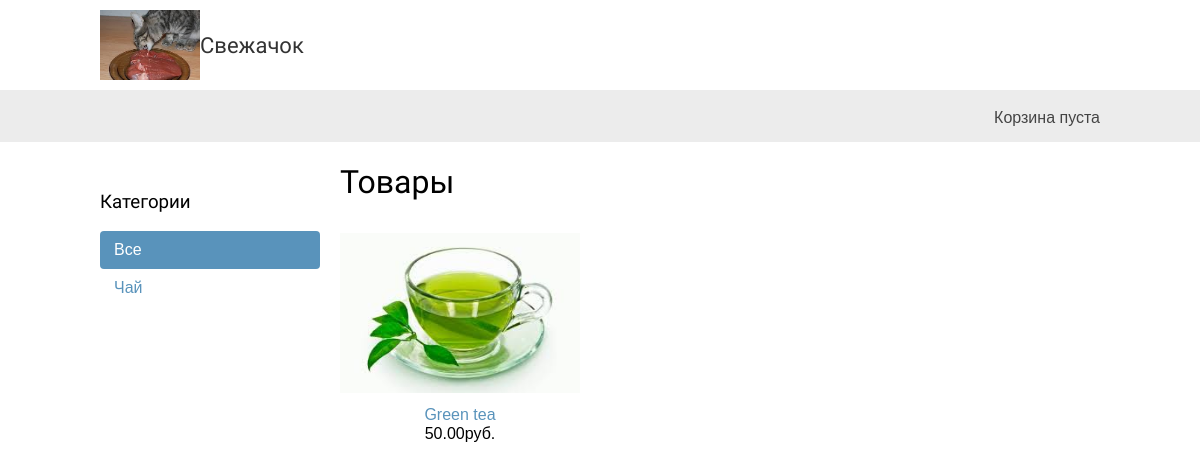
The app's page /, older data.
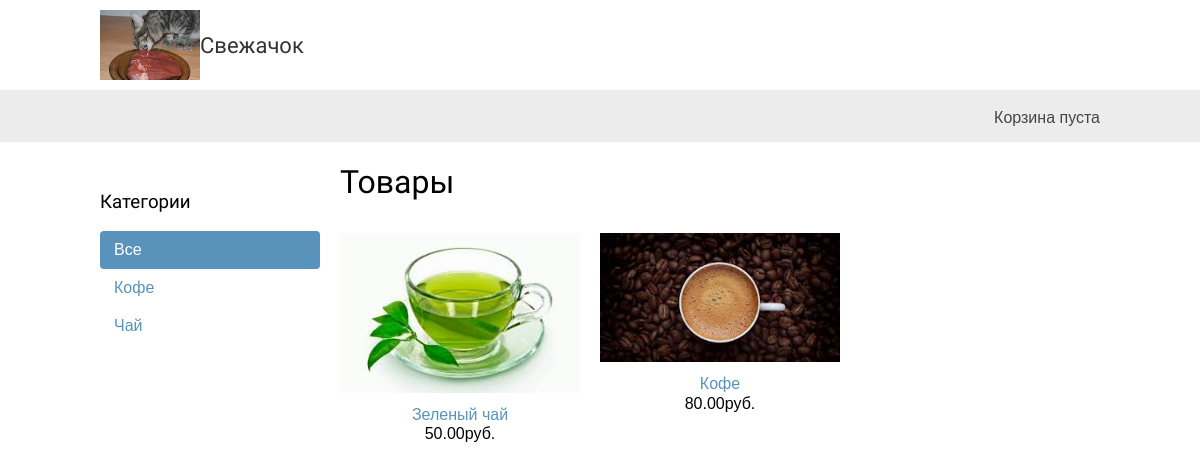
The same page, newer data.
### shop/models.py (models this page shows, shortened)
class Category(models.Model):
	name = models.CharField(max_length=200, db_index=True)
	slug = models.SlugField(max_length=200, unique=True)
	class Meta():
		ordering = ('name',)
		verbose_name = 'Категория'
		verbose_name_plural = 'Категории'
	def get_absolute_url(self):
		return reverse('shop:product_list_by_category', args=[self.slug])

class Product(models.Model):
	category = models.ForeignKey(Category, related_name='Товары', on_delete=models.CASCADE)
	name = models.CharField(max_length=200, db_index=True)
	slug = models.SlugField(max_length=200, db_index=True)
	image = models.ImageField(upload_to='products/%Y/%m/%d', blank=True)
	description = models.TextField(blank=True)
	price = models.DecimalField(max_digits=10, decimal_places=2)
	available = models.BooleanField(default=True, name='available')
	created = models.DateTimeField(auto_now_add=True)
	updated = models.DateTimeField(auto_now=True)
	class Meta():
		ordering = ('name',)
		index_together = (('id', 'slug'),)
		verbose_name = 'Товар'
		verbose_name_plural = 'Товары'
	def get_absolute_url(self):
		return reverse('shop:product_detail', args=[self.id, self.slug])

### shop/views.py (the view)
# urls.py: path('', views.product_list, name='product_list'),
def product_list(request, category_slug=None):
    category = None
    categories = Category.objects.all()
    products = Product.objects.filter(available=True)
    if category_slug:
        category = get_object_or_404(Category, slug=category_slug)
        products = products.filter(category=category)
    return render(request,
                  'shop/product/list.html',
                  {'category': category,
                   'categories': categories,
                   'products': products})

### cart/cart.py (called while the page is built)
    def __len__(self):
        return sum(item['quantity'] for item in self.cart.values())

### shop/context_processors.py (called while the page is built)
def cart(request):
	return {'cart': Cart(request)}

### shop/templates/shop/product/list.html (shortened to what this page needs)
{% extends "shop/base.html" %}
{% load static %}
{% block content %}
  <div id="sidebar">
    <h3>Категории</h3>
    <ul>
      <li {% if not category %}class="selected"{% endif %}>
        <a href="{% url 'shop:product_list' %}">Все</a>
      </li>
      {% for c in categories %}
        <li {% if category.slug == c.slug %}class="selected"{% endif %}>
          <a href="{{ c.get_absolute_url }}">{{ c.name }}</a>
        </li>
      {% endfor %}
    </ul>
  </div>
  <div id="main" class="product-list">
    <h1>{% if category %}{{ category.name }}{% else %}Товары{% endif %}</h1>
    {% for product in products %}
      <div class="item">
        <a href="{{ product.get_absolute_url }}">
          <img src="{% if product.image %}{{ product.image.url }}{% else %}{% static 'img/no_image.png' %}{% endif %}">
        </a>
        <a href="{{ product.get_absolute_url }}">{{ product.name }}</a><br>
        {{ product.price }}руб.
      </div>
    {% endfor %}
  </div>
{% endblock %}

### shop/templates/shop/base.html (shortened to what this page needs)
{% load static %}
<!DOCTYPE html>
<html>
<head>
	<link rel="stylesheet" type="text/css" href="{% static 'css/base.css' %}">
</head>
<body>
	<div id="header">
		<a href="/" class="logo" style="display: flex;"><img src="{% static 'img/svejachok.jpg' %}" width="100" height="70">
			<span style="display: flex; align-items: center;">Свежачок</span></a>
	</div>
	<div id="subheader">
		<div class="cart">
		{% with total_items=cart|length %}
			{% if cart|length > 0 %}
				Ваша корзина:
				<a href="{% url 'cart:cart_detail' %}">
					Кол-во товаров: {{ total_items }},
					Сумма:{{ cart.get_total_price }} руб.
				</a>
			{% else %}
				Корзина пуста
			{% endif %}
		{% endwith %}
	</div>
	</div>
	<div id="content">
		{% block content %}
		{% endblock %}
	</div>
</body>
</html>

### shop/static/css/base.css (style rules this page uses)
body { margin:0; padding:0; font-family:helvetica, sans-serif; }
h1, h2, h3, h4, h5 , h6 { font-family: 'Ubuntu', sans-serif; font-weight:normal; }
a { text-decoration:none; color:#5993bb; }
#header { padding:10px 100px; font-size:18px; overflow:auto; }
#subheader { background:#ececec; color:#444; padding:15px 100px; overflow:auto; }
#header .logo { font-family: 'Ubuntu', sans-serif; float:left; color:#333; font-size:22px; margin-right:10%; }
#subheader .cart { float:right; padding-top:4px; }
#content { padding:0 100px; overflow:hidden; }
#sidebar { width:220px; padding:30px 20px 0 0; float:left; }
#sidebar ul { margin:0; padding:0; }
#sidebar ul li { margin:0; list-style:none; padding:10px 14px; }
#sidebar ul li a { display:block; }
#sidebar ul li.selected { background:#5993bb; border-radius:4px; }
#sidebar ul li.selected a { color:#fff; }
#main { float:left; width: 96%; margin-right:-220px; overflow:hidden; }
.product-list .item { width:25%; padding:10px 20px 10px 0; float:left; text-align:center; line-height:1.2; }
.product-list .item img { width:100%; margin-bottom:8px; }

Row changes from the older to the newer data that the page shows:
added Category: name "Кофе"
changed Product: name "Green tea" → "Зеленый чай"
added Product: image (picture), name "Кофе", price "80.00"
